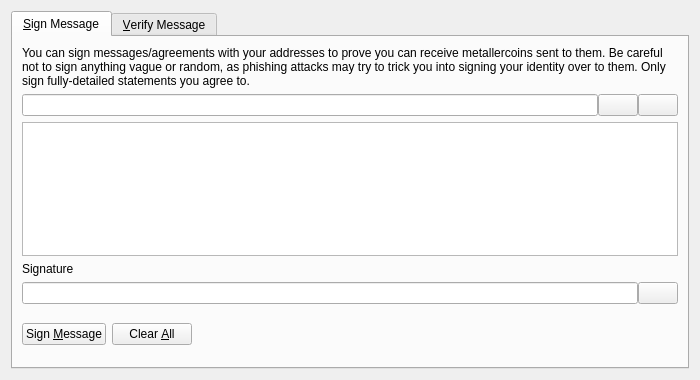
<?xml version="1.0" encoding="UTF-8"?>
<ui version="4.0">
 <class>SignVerifyMessageDialog</class>
 <widget class="QDialog" name="SignVerifyMessageDialog">
  <property name="geometry">
   <rect>
    <x>0</x>
    <y>0</y>
    <width>700</width>
    <height>380</height>
   </rect>
  </property>
  <property name="windowTitle">
   <string>Signatures - Sign / Verify a Message</string>
  </property>
  <property name="modal">
   <bool>true</bool>
  </property>
  <layout class="QVBoxLayout" name="verticalLayout">
   <item>
    <widget class="QTabWidget" name="tabWidget">
     <property name="currentIndex">
      <number>0</number>
     </property>
     <widget class="QWidget" name="tabSignMessage">
      <attribute name="title">
       <string>&amp;Sign Message</string>
      </attribute>
      <layout class="QVBoxLayout" name="verticalLayout_SM">
       <item>
        <widget class="QLabel" name="infoLabel_SM">
         <property name="text">
          <string>You can sign messages/agreements with your addresses to prove you can receive metallercoins sent to them. Be careful not to sign anything vague or random, as phishing attacks may try to trick you into signing your identity over to them. Only sign fully-detailed statements you agree to.</string>
         </property>
         <property name="textFormat">
          <enum>Qt::PlainText</enum>
         </property>
         <property name="wordWrap">
          <bool>true</bool>
         </property>
        </widget>
       </item>
       <item>
        <layout class="QHBoxLayout" name="horizontalLayout_1_SM">
         <property name="spacing">
          <number>0</number>
         </property>
         <item>
          <widget class="QValidatedLineEdit" name="addressIn_SM">
           <property name="toolTip">
            <string>The Metallercoin address to sign the message with</string>
           </property>
          </widget>
         </item>
         <item>
          <widget class="QPushButton" name="addressBookButton_SM">
           <property name="toolTip">
            <string>Choose previously used address</string>
           </property>
           <property name="text">
            <string/>
           </property>
           <property name="icon">
            <iconset resource="../bitcoin.qrc">
             <normaloff>:/icons/address-book</normaloff>:/icons/address-book</iconset>
           </property>
           <property name="shortcut">
            <string>Alt+A</string>
           </property>
           <property name="autoDefault">
            <bool>false</bool>
           </property>
          </widget>
         </item>
         <item>
          <widget class="QPushButton" name="pasteButton_SM">
           <property name="toolTip">
            <string>Paste address from clipboard</string>
           </property>
           <property name="text">
            <string/>
           </property>
           <property name="icon">
            <iconset resource="../bitcoin.qrc">
             <normaloff>:/icons/editpaste</normaloff>:/icons/editpaste</iconset>
           </property>
           <property name="shortcut">
            <string>Alt+P</string>
           </property>
           <property name="autoDefault">
            <bool>false</bool>
           </property>
          </widget>
         </item>
        </layout>
       </item>
       <item>
        <widget class="QPlainTextEdit" name="messageIn_SM">
         <property name="toolTip">
          <string>Enter the message you want to sign here</string>
         </property>
        </widget>
       </item>
       <item>
        <widget class="QLabel" name="signatureLabel_SM">
         <property name="text">
          <string>Signature</string>
         </property>
         <property name="textFormat">
          <enum>Qt::PlainText</enum>
         </property>
        </widget>
       </item>
       <item>
        <layout class="QHBoxLayout" name="horizontalLayout_2_SM">
         <property name="spacing">
          <number>0</number>
         </property>
         <item>
          <widget class="QLineEdit" name="signatureOut_SM">
           <property name="font">
            <font>
             <italic>true</italic>
            </font>
           </property>
           <property name="readOnly">
            <bool>true</bool>
           </property>
          </widget>
         </item>
         <item>
          <widget class="QPushButton" name="copySignatureButton_SM">
           <property name="toolTip">
            <string>Copy the current signature to the system clipboard</string>
           </property>
           <property name="text">
            <string/>
           </property>
           <property name="icon">
            <iconset resource="../bitcoin.qrc">
             <normaloff>:/icons/editcopy</normaloff>:/icons/editcopy</iconset>
           </property>
           <property name="autoDefault">
            <bool>false</bool>
           </property>
          </widget>
         </item>
        </layout>
       </item>
       <item>
        <layout class="QHBoxLayout" name="horizontalLayout_3_SM">
         <item>
          <widget class="QPushButton" name="signMessageButton_SM">
           <property name="toolTip">
            <string>Sign the message to prove you own this Metallercoin address</string>
           </property>
           <property name="text">
            <string>Sign &amp;Message</string>
           </property>
           <property name="icon">
            <iconset resource="../bitcoin.qrc">
             <normaloff>:/icons/edit</normaloff>:/icons/edit</iconset>
           </property>
           <property name="autoDefault">
            <bool>false</bool>
           </property>
          </widget>
         </item>
         <item>
          <widget class="QPushButton" name="clearButton_SM">
           <property name="toolTip">
            <string>Reset all sign message fields</string>
           </property>
           <property name="text">
            <string>Clear &amp;All</string>
           </property>
           <property name="icon">
            <iconset resource="../bitcoin.qrc">
             <normaloff>:/icons/remove</normaloff>:/icons/remove</iconset>
           </property>
           <property name="autoDefault">
            <bool>false</bool>
           </property>
          </widget>
         </item>
         <item>
          <spacer name="horizontalSpacer_1_SM">
           <property name="orientation">
            <enum>Qt::Horizontal</enum>
           </property>
           <property name="sizeHint" stdset="0">
            <size>
             <width>40</width>
             <height>48</height>
            </size>
           </property>
          </spacer>
         </item>
         <item>
          <widget class="QLabel" name="statusLabel_SM">
           <property name="font">
            <font>
             <weight>75</weight>
             <bold>true</bold>
            </font>
           </property>
           <property name="text">
            <string/>
           </property>
           <property name="wordWrap">
            <bool>true</bool>
           </property>
          </widget>
         </item>
         <item>
          <spacer name="horizontalSpacer_2_SM">
           <property name="orientation">
            <enum>Qt::Horizontal</enum>
           </property>
           <property name="sizeHint" stdset="0">
            <size>
             <width>40</width>
             <height>48</height>
            </size>
           </property>
          </spacer>
         </item>
        </layout>
       </item>
      </layout>
     </widget>
     <widget class="QWidget" name="tabVerifyMessage">
      <attribute name="title">
       <string>&amp;Verify Message</string>
      </attribute>
      <layout class="QVBoxLayout" name="verticalLayout_VM">
       <item>
        <widget class="QLabel" name="infoLabel_VM">
         <property name="text">
          <string>Enter the receiver's address, message (ensure you copy line breaks, spaces, tabs, etc. exactly) and signature below to verify the message. Be careful not to read more into the signature than what is in the signed message itself, to avoid being tricked by a man-in-the-middle attack. Note that this only proves the signing party receives with the address, it cannot prove sendership of any transaction!</string>
         </property>
         <property name="textFormat">
          <enum>Qt::PlainText</enum>
         </property>
         <property name="alignment">
          <set>Qt::AlignLeading|Qt::AlignLeft|Qt::AlignTop</set>
         </property>
         <property name="wordWrap">
          <bool>true</bool>
         </property>
        </widget>
       </item>
       <item>
        <layout class="QHBoxLayout" name="horizontalLayout_1_VM">
         <property name="spacing">
          <number>0</number>
         </property>
         <item>
          <widget class="QValidatedLineEdit" name="addressIn_VM">
           <property name="toolTip">
            <string>The Metallercoin address the message was signed with</string>
           </property>
          </widget>
         </item>
         <item>
          <widget class="QPushButton" name="addressBookButton_VM">
           <property name="toolTip">
            <string>Choose previously used address</string>
           </property>
           <property name="text">
            <string/>
           </property>
           <property name="icon">
            <iconset resource="../bitcoin.qrc">
             <normaloff>:/icons/address-book</normaloff>:/icons/address-book</iconset>
           </property>
           <property name="shortcut">
            <string>Alt+A</string>
           </property>
           <property name="autoDefault">
            <bool>false</bool>
           </property>
          </widget>
         </item>
        </layout>
       </item>
       <item>
        <widget class="QPlainTextEdit" name="messageIn_VM"/>
       </item>
       <item>
        <widget class="QValidatedLineEdit" name="signatureIn_VM"/>
       </item>
       <item>
        <layout class="QHBoxLayout" name="horizontalLayout_2_VM">
         <item>
          <widget class="QPushButton" name="verifyMessageButton_VM">
           <property name="toolTip">
            <string>Verify the message to ensure it was signed with the specified Metallercoin address</string>
           </property>
           <property name="text">
            <string>Verify &amp;Message</string>
           </property>
           <property name="icon">
            <iconset resource="../bitcoin.qrc">
             <normaloff>:/icons/transaction_0</normaloff>:/icons/transaction_0</iconset>
           </property>
           <property name="autoDefault">
            <bool>false</bool>
           </property>
          </widget>
         </item>
         <item>
          <widget class="QPushButton" name="clearButton_VM">
           <property name="toolTip">
            <string>Reset all verify message fields</string>
           </property>
           <property name="text">
            <string>Clear &amp;All</string>
           </property>
           <property name="icon">
            <iconset resource="../bitcoin.qrc">
             <normaloff>:/icons/remove</normaloff>:/icons/remove</iconset>
           </property>
           <property name="autoDefault">
            <bool>false</bool>
           </property>
          </widget>
         </item>
         <item>
          <spacer name="horizontalSpacer_1_VM">
           <property name="orientation">
            <enum>Qt::Horizontal</enum>
           </property>
           <property name="sizeHint" stdset="0">
            <size>
             <width>40</width>
             <height>48</height>
            </size>
           </property>
          </spacer>
         </item>
         <item>
          <widget class="QLabel" name="statusLabel_VM">
           <property name="font">
            <font>
             <weight>75</weight>
             <bold>true</bold>
            </font>
           </property>
           <property name="text">
            <string/>
           </property>
           <property name="wordWrap">
            <bool>true</bool>
           </property>
          </widget>
         </item>
         <item>
          <spacer name="horizontalSpacer_2_VM">
           <property name="orientation">
            <enum>Qt::Horizontal</enum>
           </property>
           <property name="sizeHint" stdset="0">
            <size>
             <width>40</width>
             <height>48</height>
            </size>
           </property>
          </spacer>
         </item>
        </layout>
       </item>
      </layout>
     </widget>
    </widget>
   </item>
  </layout>
 </widget>
 <customwidgets>
  <customwidget>
   <class>QValidatedLineEdit</class>
   <extends>QLineEdit</extends>
   <header>qvalidatedlineedit.h</header>
  </customwidget>
 </customwidgets>
 <resources>
  <include location="../bitcoin.qrc"/>
 </resources>
 <connections/>
</ui>
